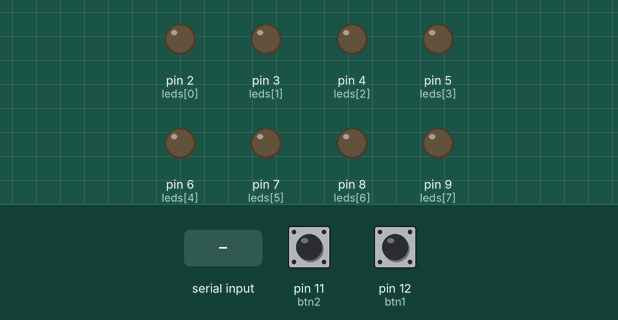
Simulated run of this sketch. Board: Arduino Uno, built with avr-gcc and run on an emulated ATmega328P. Parts: output pins drawn as LEDs (lit = HIGH). The inputs (shaded band) are chosen by the test bench; at power-on: pin 11 (btn2) HIGH, pin 12 (btn1) HIGH. What the sketch prints to the serial monitor is not drawn.

Above: at 1.2 s.
1.3 s: byte 177 (0xB1) received over Serial
At 1.7 s:
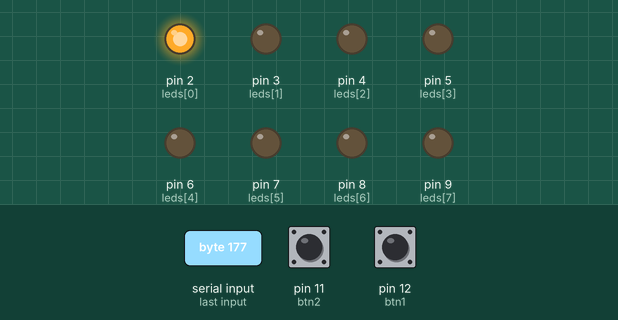
At 2.2 s:
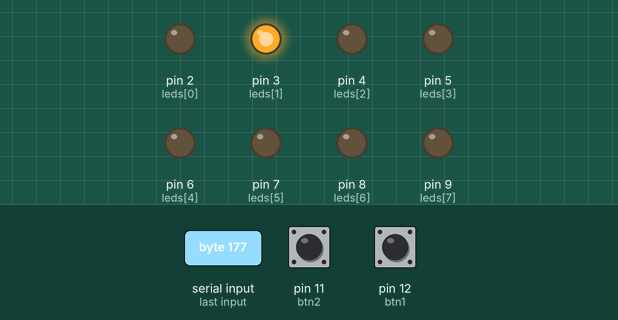
4.3 s: pin 11 (btn2) pulled LOW for 3.2 s
At 4.7 s:
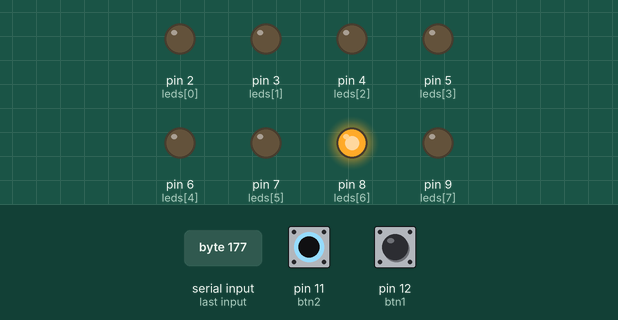
9.0 s: pin 12 (btn1) pulled LOW for 0.15 s
10.6 s: pin 11 (btn2) pulled LOW for 1 s
13.1 s: pin 12 (btn1) pulled LOW for 1 s
15.6 s: pin 11 (btn2) driven LOW and pin 12 (btn1) driven LOW
Timing chart, 0 to 18.4 s (numbered marks = the images above; inputs shaded):
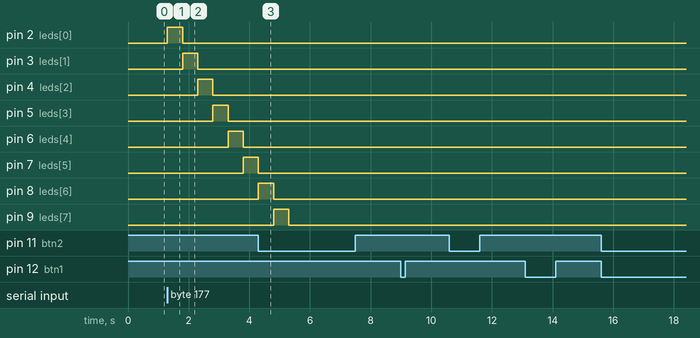

The sketch:

Lab2_sketch.ino
```cpp
const int leds[8] = {2, 3, 4, 5, 6, 7, 8, 9};
const int btn1 = 12;
const int btn2 = 11;

void setup() {
  Serial.begin(9600);
  for (int i = 0; i < 8; i++) {
    pinMode(leds[i], OUTPUT);
  }
  pinMode(btn1, INPUT_PULLUP);
  pinMode(btn2, INPUT_PULLUP);
}

void loop() {
  bool isClicked1 = !digitalRead(btn1);
  bool isClicked2 = !digitalRead(btn2);

  if (isClicked1) {
    Serial.write(0xB1);
  }

  if (isClicked2) {
    Serial.write(0xB2);
  }

  if (Serial.available()) {
    byte command = Serial.read();
    if (command == 0xB1) {
      for (int i = 0; i < 8; i++) {
        digitalWrite(leds[i], HIGH);
        delay(500);
        digitalWrite(leds[i], LOW);
      }
    } else if (command == 0xB2){
      for (int i = 0; i < 8; i += 2) {
        digitalWrite(leds[i], HIGH);
        delay(500);
        digitalWrite(leds[i], LOW);
      }
      for (int i = 1; i < 8; i += 2) {
        digitalWrite(leds[i], HIGH);
        delay(500);
        digitalWrite(leds[i], LOW);
      }
    }
  }
}
```

Measured:
- after the input at 1.3 s, pin 2 (leds[0]): LOW → HIGH at once, → LOW 0.50 s later; pin 3 (leds[1]): LOW → HIGH after 0.50 s, → LOW 0.50 s later; pin 4 (leds[2]): LOW → HIGH after 1.0 s, → LOW 0.50 s later; pin 5 (leds[3]): LOW → HIGH after 1.5 s, → LOW 0.50 s later; pin 6 (leds[4]): LOW → HIGH after 2.0 s, → LOW 0.50 s later
- after the input at 9.0 s, every drawn part: stays the same
- after the input at 10.6 s, every drawn part: stays the same
- after the input at 13.1 s, every drawn part: stays the same
- after the input at 15.6 s, every drawn part: stays the same
